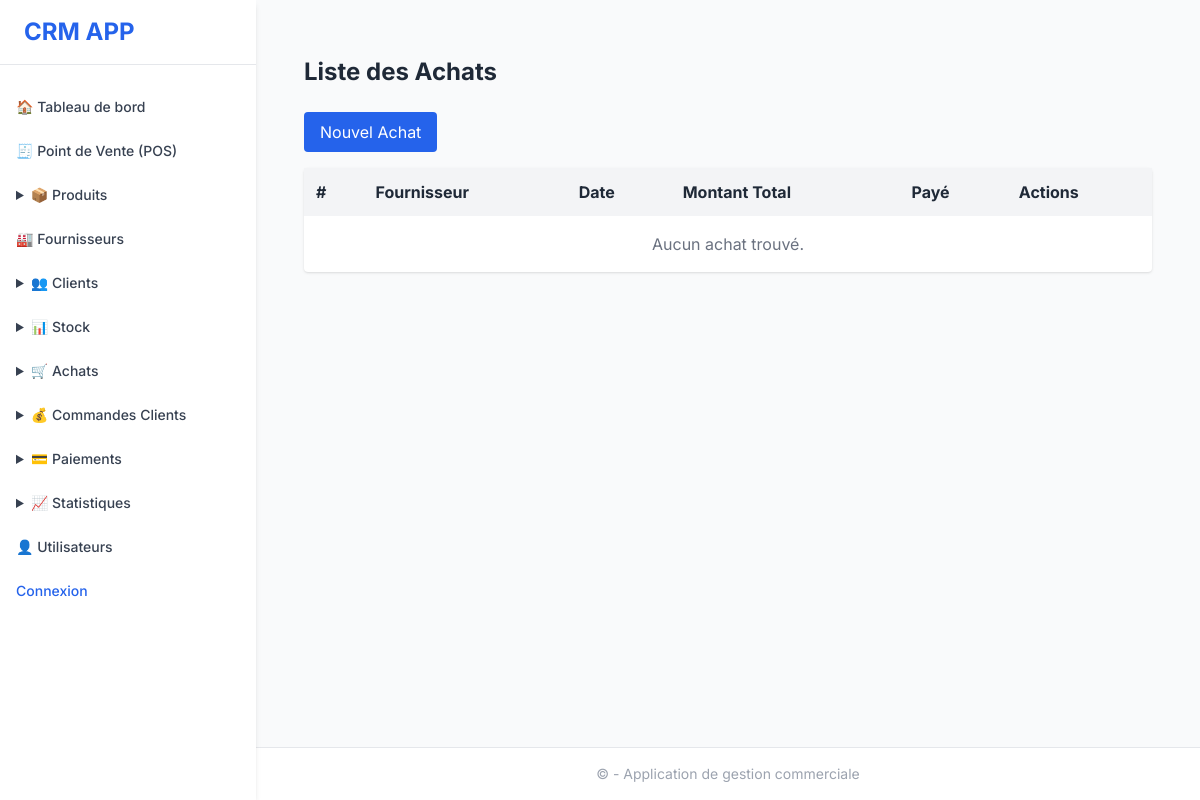
Before: /purchases/ with the older database file.
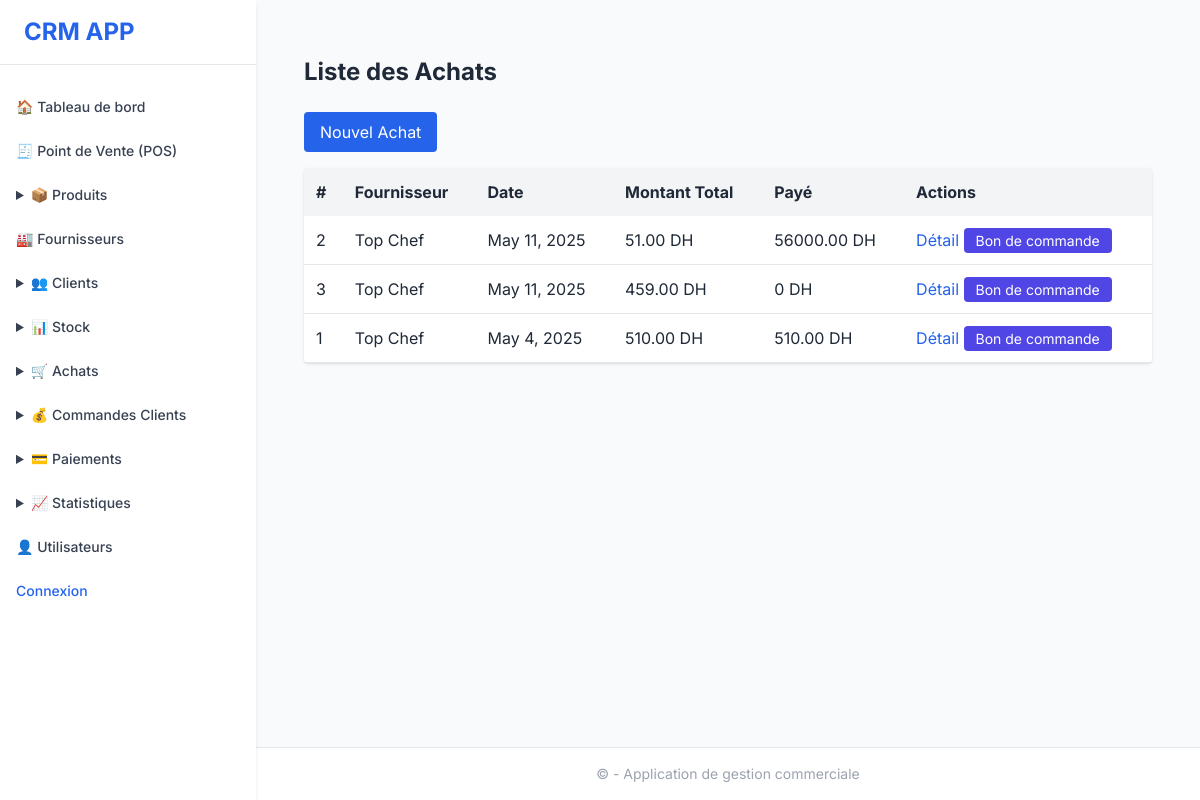
After: the same page with the newer database file.
### purchases/models.py (models this page shows, shortened)
class Purchase(models.Model):
    supplier = models.ForeignKey("suppliers.Supplier", on_delete=models.CASCADE, related_name="purchases")
    date = models.DateField(auto_now_add=True)
    status = models.CharField(max_length=20, choices=[
        ("draft", "Brouillon"),
        ("ordered", "Commandé"),
        ("received", "Reçu"),
        ("cancelled", "Annulé"),
    ], default="ordered")
    total_amount = models.DecimalField(max_digits=10, decimal_places=2, default=0)
    amount_paid = models.DecimalField(max_digits=10, decimal_places=2, default=0)
    notes = models.TextField(blank=True, null=True)
    due_date = models.DateField(default=default_due_date)
    @property
    def amount_paid(self):
        return sum(p.amount for p in self.payments.all())

class SupplierPayment(models.Model):
    purchase = models.ForeignKey(Purchase, on_delete=models.CASCADE, related_name="payments")
    date = models.DateField(auto_now_add=True)
    amount = models.DecimalField(max_digits=10, decimal_places=2)
    payment_method = models.CharField(max_length=50, choices=[
        ("cash", "Espèces"),
        ("bank", "Virement bancaire"),
        ("check", "Chèque"),
        ("other", "Autre"),
    ])
    note = models.TextField(blank=True, null=True)

### suppliers/models.py (models this page shows, shortened)
class Supplier(models.Model):
    name = models.CharField(max_length=255)
    email = models.EmailField(blank=True, null=True)
    phone = models.CharField(max_length=50, blank=True, null=True)
    address = models.TextField(blank=True, null=True)
    created_at = models.DateTimeField(auto_now_add=True)

### purchases/views.py (the view)
# urls.py: path("", views.purchase_list, name="purchase_list"),
def purchase_list(request):
    purchases = Purchase.objects.select_related("supplier").all().order_by("-date")
    return render(request, "purchases/purchase_list.html", {"purchases": purchases})

### purchases/templates/purchases/purchase_list.html
{% extends "base.html" %}
{% block content %}
<div class="max-w-6xl mx-auto px-4 py-6">
    <h1 class="text-2xl font-bold mb-6">Liste des Achats</h1>
    <a href="{% url 'purchases:purchase_create' %}" class="mb-4 inline-block px-4 py-2 bg-blue-600 text-white rounded hover:bg-blue-700">Nouvel Achat</a>
    <div class="bg-white shadow rounded">
        <table class="min-w-full table-auto">
            <thead class="bg-gray-100 text-left">
                <tr>
                    <th class="p-3">#</th>
                    <th class="p-3">Fournisseur</th>
                    <th class="p-3">Date</th>
                    <th class="p-3">Montant Total</th>
                    <th class="p-3">Payé</th>
                    <th class="p-3">Actions</th>
                </tr>
            </thead>
            <tbody>
                {% for purchase in purchases %}
                <tr class="border-b">
                    <td class="p-3">{{ purchase.id }}</td>
                    <td class="p-3">{{ purchase.supplier.name }}</td>
                    <td class="p-3">{{ purchase.date }}</td>
                    <td class="p-3">{{ purchase.total_amount }} DH</td>
                    <td class="p-3">{{ purchase.amount_paid }} DH</td>
                    <td class="p-3">
                        <a href="{% url 'purchases:purchase_detail' purchase.pk %}" class="text-blue-600 hover:underline">
                            Détail
                        </a>
                        <a href="{% url 'purchases:purchase_order_pdf' purchase.id %}" target="_blank" class="bg-indigo-600 text-white text-sm px-3 py-1 rounded hover:bg-indigo-700">
                            Bon de commande
                        </a>
                    </td>
                </tr>
                {% empty %}
                <tr><td colspan="6" class="p-4 text-center text-gray-500">Aucun achat trouvé.</td></tr>
                {% endfor %}
            </tbody>
        </table>
    </div>
</div>
{% endblock %}

### users/templates/base.html (shortened to what this page needs)
<!DOCTYPE html>
<html lang="fr">
<head>
    <script src="https://cdn.tailwindcss.com"></script>
</head>
<body class="bg-gray-50 text-gray-800 min-h-screen">
    <aside class="w-64 bg-white shadow-md h-screen fixed flex flex-col">
        <div class="px-6 py-4 text-2xl font-bold text-blue-600 border-b">
            <a href="{% url 'home' %}" class="block hover:text-blue-500">CRM APP</a>
        </div>
        <nav class="flex-1 px-4 py-6 space-y-2 text-sm">
            <a href="{% url 'home' %}" class="block py-2 font-medium text-gray-700 hover:text-blue-600">🏠 Tableau de bord</a>
            <a href="{% url 'pos:interface' %}" class="block py-2 font-medium text-gray-700 hover:text-blue-600">🧾 Point de Vente (POS)</a>
            <details class="group">
                <summary class="cursor-pointer py-2 font-medium text-gray-700 hover:text-blue-600">📦 Produits</summary>
            </details>
            <a href="{% url 'suppliers:supplier_list' %}" class="block py-2 font-medium text-gray-700 hover:text-blue-600">🏭 Fournisseurs</a>
            <details class="group">
                <summary class="cursor-pointer py-2 font-medium text-gray-700 hover:text-blue-600">👥 Clients</summary>
            </details>
            <details class="group">
                <summary class="cursor-pointer py-2 font-medium text-gray-700 hover:text-blue-600">📊 Stock</summary>
            </details>
            <details class="group">
                <summary class="cursor-pointer py-2 font-medium text-gray-700 hover:text-blue-600">🛒 Achats</summary>
            </details>
            <details class="group">
                <summary class="cursor-pointer py-2 font-medium text-gray-700 hover:text-blue-600">💰 Commandes Clients</summary>
            </details>
            <details class="group">
                <summary class="cursor-pointer py-2 font-medium text-gray-700 hover:text-blue-600">💳 Paiements</summary>
            </details>
            <details class="group">
                <summary class="cursor-pointer py-2 font-medium text-gray-700 hover:text-blue-600">📈 Statistiques</summary>
            </details>
            <a href="{% url 'users:user_list' %}" class="block py-2 font-medium text-gray-700 hover:text-blue-600">👤 Utilisateurs</a>
            {% if user.is_authenticated %}
                <a href="{% url 'logout' %}" class="block py-2 font-medium text-red-600 hover:text-red-800">Se déconnecter</a>
            {% else %}
                <a href="{% url 'login' %}" class="block py-2 font-medium text-blue-600 hover:text-blue-800">Connexion</a>
            {% endif %}
        </nav>
    </aside>
    <div class="ml-64 flex flex-col min-h-screen">
        <main class="flex-grow p-8">
        {% block content %}{% endblock %}
        </main>
        <footer class="bg-white text-center text-sm text-gray-400 py-4 border-t">
        © {{ now|date:"Y" }} - Application de gestion commerciale
        </footer>
    </div>
</body>
</html>

### users/templates/base.html (style rules this page uses)
body { font-family: 'Inter', sans-serif; }

Changed rows visible on the page:
added Purchase: id "2", supplier.name "Top Chef", date "May 11, 2025", total_amount "51.00", amount_paid "56000.00"
added Purchase: id "3", supplier.name "Top Chef", date "May 11, 2025", total_amount "459.00", amount_paid "0"
added Purchase: id "1", supplier.name "Top Chef", date "May 4, 2025", total_amount "510.00", amount_paid "510.00"
Other visible differences:
text no longer shown: "Aucun achat trouvé."
